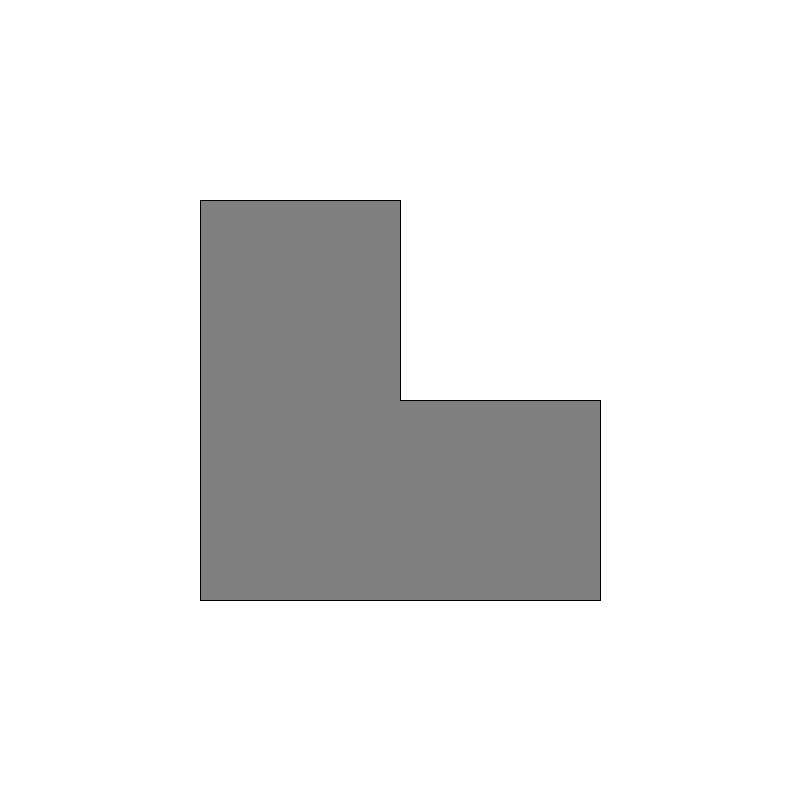
Frame 1 (no input)
Frame 60 (the mouse pressed at the canvas centre just before this capture): identical to frame 1, image omitted
Frame 120 (the mouse held since frame 60 and released just before this capture): identical to frame 1, image omitted

The Processing sketch that drew this single still picture (run headless with seeded random() and noise(); from frame 60 on, the mouse is pressed at the canvas centre):

// Processing sketch: customShapes_800
// ── customShapes_800.pde
void setup(){
  size(800,800);
}

void draw(){
  background(255);
  fill(127);
  beginShape();
  vertex(200,200);
  vertex(400,200);
  vertex(400,400);
  vertex(600,400);
  vertex(600,600);
  vertex(200,600);
  endShape(CLOSE);
}
